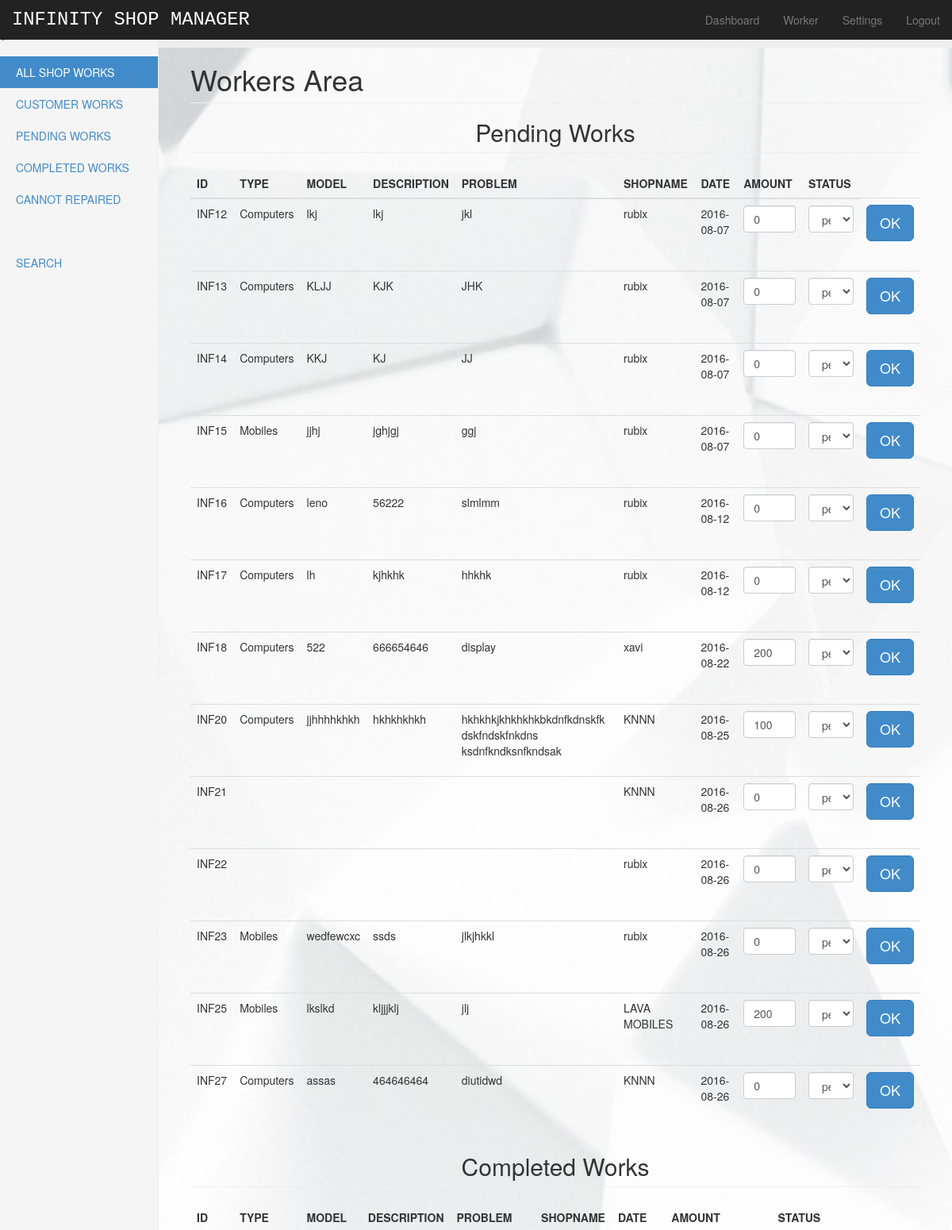
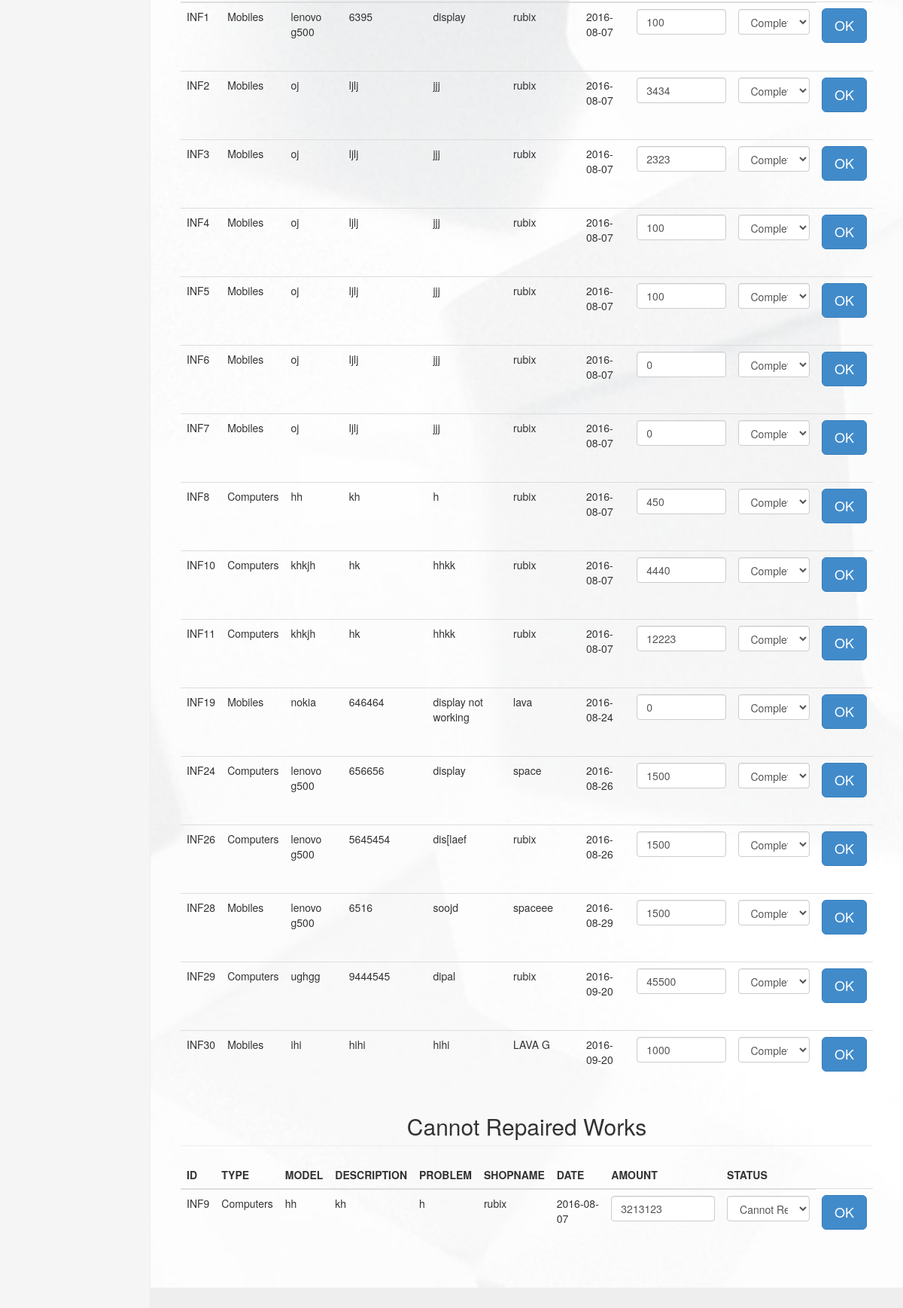
Screenshot of /php/worker.php with the database file from the repository (2 pictures, top to bottom).
### tables this page shows
CREATE TABLE IF NOT EXISTS `works` (
  `id` int(60) NOT NULL AUTO_INCREMENT,
  `type` varchar(60) NOT NULL,
  `model` varchar(60) NOT NULL,
  `description` varchar(60) NOT NULL,
  `problem` varchar(60) NOT NULL,
  `shop_id` int(60) NOT NULL,
  `date` date NOT NULL,
  `amount` int(60) NOT NULL,
  `status` varchar(40) NOT NULL,
  PRIMARY KEY (`id`)
);

CREATE TABLE IF NOT EXISTS `shops` (
  `id` int(50) NOT NULL AUTO_INCREMENT,
  `name` varchar(50) NOT NULL,
  `place` varchar(50) NOT NULL,
  `contact` varchar(20) NOT NULL,
  `balance` int(60) NOT NULL,
  `works_pending` int(20) NOT NULL,
  `total_works_given` int(20) NOT NULL,
  `total_money_given` int(100) NOT NULL,
  PRIMARY KEY (`id`)
);

### php/worker.php (the view, shortened to what this page needs)
<!DOCTYPE html>
<html lang="en">
  <head>
    <link href="css/bootstrap.min.css" rel="stylesheet">
    <link href="css/dashboard.css" rel="stylesheet">
  </head>
  <script src="m/dist/sweetalert.min.js"></script> <link rel="stylesheet" type="text/css" href="m/dist/sweetalert.css">
<body >
    <div class="navbar navbar-inverse navbar-fixed-top" role="navigation">
      <div class="container-fluid">
        <div class="navbar-header">
          <a class="navbar-brand" href="#">INFINITY SHOP MANAGER</a>
        </div>
        <div class="navbar-collapse collapse">
          <ul class="nav navbar-nav navbar-right">
            <li><a class= "active" href="home.php">Dashboard</a></li>
            <li><a href="worker.php">Worker</a></li>
            <li><a href="settings.php">Settings</a></li>
            <li><a href="logout.php">Logout</a></li>
          </ul>
        </div>
      </div>
    </div>
   < <div class="container-fluid">
      <div class="row">
        <div  class="col-sm-3 col-md-2 sidebar" >
          <ul class="nav nav-sidebar">
            <li class="active"><a href="#">ALL SHOP WORKS</a></li>
            <li ><a href="d_works.php">CUSTOMER WORKS</a></li>
            <li><a href="pending.php">PENDING WORKS</a></li>
            <li><a href="completed.php">COMPLETED WORKS</a></li>
            <li><a href="cannot.php">CANNOT REPAIRED</a></li>
            <br><br>
             <li><a href="search.php">SEARCH</a></li>
          </ul>
        </div>
        <div class="col-sm-9 col-sm-offset-3 col-md-10 col-md-offset-2 main" style="background-image:url('images/1.jpg') ;background-repeat: no-repeat; background-position: center;background-size: cover;">
          <h1 class="page-header">Workers Area</h1>
          <center><h2 class="page-header">Pending Works</h1></center>
          <?Php
		            $con=mysqli_connect("localhost","infinity","949510","infinity");
					$q="SELECT * FROM `shops` join `works` on `shops`.id=`works`.shop_id where `works`.status='pending';";
					$res=mysqli_query($con,$q);
					echo "
          <div class='table-responsive'>
            <table class='table table-striped'>
              <thead>
                <tr>
                  <th>ID</th>
                  <th>TYPE</th>
                  <th>MODEL</th>
                  <th>DESCRIPTION</th>
                  <th>PROBLEM</th>
				  <th>SHOPNAME</th>
				 <th>DATE</th>
				  <th>AMOUNT</th>
				   <th>STATUS</th>
                </tr>
              </thead>
              <tbody>";
					while($row=mysqli_fetch_array($res))
					{
						$id=$row['id'];
						$name=$row['name'];
						$type=$row['type'];
						$model=$row['model'];
						$des=$row['description'];
						$pblm=$row['problem'];
						$dte=$row['date'];
						$amnt=$row['amount'];
						$status=$row['status'];
						echo " <form class='form-signin' role='form' action='work_submit.php' method='post'><tr>
                  <td>INF$id</td>
				  <td>$type</td>
                  <td>$model</td>
                  <td>$des</td>
				  <td>$pblm</td>
                <td>  $name</td>
				<td>$dte</td>
                  <td>
        <input type='text' class='form-control' placeholder='$amnt' name='amount' value='$amnt' ><br>
         <input type='hidden' name=id value='$id' ><br>
</td>
                  <td>    <select class='form-control' class='form-control' name='status' required > <option >$status
    </option  >";
	  echo "
	</select>
</td>       <td>
         <button class='btn btn-lg btn-primary btn-block' type='submit'>OK</button>
</form>
</td>
                </tr>";
					}
?>
              </tbody>
            </table>
</div>
<center><h2 class="page-header">Completed Works</h1></center>
          <?Php
		            $con=mysqli_connect("localhost","infinity","949510","infinity");
					$q="SELECT * FROM `shops` join `works` on `shops`.id=`works`.shop_id where `works`.status='Completed';";
					$res=mysqli_query($con,$q);
					echo "
          <div class='table-responsive'>
            <table class='table table-striped'>
              <thead>
                <tr>
                  <th>ID</th>
                  <th>TYPE</th>
                  <th>MODEL</th>
                  <th>DESCRIPTION</th>
                  <th>PROBLEM</th>
				  <th>SHOPNAME</th>
				 <th>DATE</th>
				  <th>AMOUNT</th>
				   <th>STATUS</th>
                </tr>
              </thead>
              <tbody>";
					while($row=mysqli_fetch_array($res))
					{
						$id=$row['id'];
						$name=$row['name'];
						$type=$row['type'];
						$model=$row['model'];
						$des=$row['description'];
						$pblm=$row['problem'];
						$dte=$row['date'];
						$amnt=$row['amount'];
						$status=$row['status'];
						echo " <form class='form-signin' role='form' action='work_submit.php' method='post'><tr>
                  <td>INF$id</td>
				  <td>$type</td>
                  <td>$model</td>
                  <td>$des</td>
				  <td>$pblm</td>
                <td>  $name</td>
				<td>$dte</td>
                  <td>
        <input type='text' class='form-control' placeholder='$amnt' name='amount' value='$amnt' ><br>
         <input type='hidden' name=id value='$id' ><br>
</td>
                  <td>    <select class='form-control' class='form-control' name='status' required > <option value='$status'>$status
    </option  >";
	  echo "
	</select>
</td>       <td>
         <button class='btn btn-lg btn-primary btn-block' type='submit'>OK</button>
</form>
</td>
                </tr>";
					}
?>
              </tbody>
            </table>
            <center><h2 class="page-header">Cannot Repaired Works</h1></center>
          <?Php
		            $con=mysqli_connect("localhost","infinity","949510","infinity");
					$q="SELECT * FROM `shops` join `works` on `shops`.id=`works`.shop_id where `works`.status='Cannot Repaired';";
					$res=mysqli_query($con,$q);
					echo "
          <div class='table-responsive'>
            <table class='table table-striped'>
              <thead>
                <tr>
                  <th>ID</th>
                  <th>TYPE</th>
                  <th>MODEL</th>
                  <th>DESCRIPTION</th>
                  <th>PROBLEM</th>
				  <th>SHOPNAME</th>
				 <th>DATE</th>
				  <th>AMOUNT</th>
				   <th>STATUS</th>
                </tr>
              </thead>
              <tbody>";
					while($row=mysqli_fetch_array($res))
					{
						$id=$row['id'];
						$name=$row['name'];
						$type=$row['type'];
						$model=$row['model'];
						$des=$row['description'];
						$pblm=$row['problem'];
						$dte=$row['date'];
						$amnt=$row['amount'];
						$status=$row['status'];
						echo " <form class='form-signin' role='form' action='work_submit.php' method='post'><tr>
                  <td>INF$id</td>
				  <td>$type</td>
                  <td>$model</td>
                  <td>$des</td>
				  <td>$pblm</td>
                <td>  $name</td>
				<td>$dte</td>
                  <td>
        <input type='text' class='form-control' placeholder='$amnt' name='amount' value='$amnt' ><br>
         <input type='hidden' name=id value='$id' ><br>
</td>
                  <td>    <select class='form-control' class='form-control' name='status' required > <option value='$status'>$status
    </option  >";
	  echo "
	</select>
</td>       <td>
         <button class='btn btn-lg btn-primary btn-block' type='submit'>OK</button>
</form>
</td>
                </tr>";
					}
?>
              </tbody>
            </table>
  </body>
</html>

### php/css/dashboard.css (style rules this page uses)
body { padding-top: 50px; }
.navbar-fixed-top { border: 0; }
.navbar-brand { font-family: monospace; font-size: 170%; color: white; }
.sidebar { display: none; }
@media (min-width: 768px) { .sidebar { position: fixed; top: 51px; bottom: 0; left: 0; z-index: 1000; display: block; padding: 20px; overflow-x: hidden; overflow-y: auto; background-color: #f5f5f5; border-right: 1px solid #eee; } }
.nav-sidebar { margin-right: -21px; margin-bottom: 20px; margin-left: -20px; }
.nav-sidebar > li > a { padding-right: 20px; padding-left: 20px; }
.nav-sidebar > .active > a, .nav-sidebar > .active > a:hover, .nav-sidebar > .active > a:focus { color: #fff; background-color: #428bca; }
.main { padding: 20px; }
@media (min-width: 768px) { .main { padding-right: 40px; padding-left: 40px; } }
.main .page-header { margin-top: 0; }
body { padding-top: 40px; padding-bottom: 40px; background-color: #eee; }
.form-signin { max-width: 730px; padding: 15px; margin: 0 auto; }

### rows the page displays
works: id "12", type "Computers", model "lkj", description "lkj", problem "jkl", shop.name "rubix", date "2016-08-07", amount "0", status "pending"
works: id "13", type "Computers", model "KLJJ", description "KJK", problem "JHK", shop.name "rubix", date "2016-08-07", amount "0", status "pending"
works: id "14", type "Computers", model "KKJ", description "KJ", problem "JJ", shop.name "rubix", date "2016-08-07", amount "0", status "pending"
works: id "15", type "Mobiles", model "jjhj", description "jghjgj", problem "ggj", shop.name "rubix", date "2016-08-07", amount "0", status "pending"
works: id "16", type "Computers", model "leno", description "56222", problem "slmlmm", shop.name "rubix", date "2016-08-12", amount "0", status "pending"
works: id "17", type "Computers", model "lh", description "kjhkhk", problem "hhkhk", shop.name "rubix", date "2016-08-12", amount "0", status "pending"
works: id "18", type "Computers", model "522", description "666654646", problem "display", shop.name "xavi", date "2016-08-22", amount "200", status "pending"
works: id "20", type "Computers", model "jjhhhhkhkh", description "hkhkhkhkh", problem "hkhkhkjkhkhkhkbkdnfkdnskfk dskfndskfnkdns ksdnfkndksnfkndsak", shop.name "KNNN", date "2016-08-25", amount "100", status "pending"
works: id "21", shop.name "KNNN", date "2016-08-26", amount "0", status "pending"
works: id "22", shop.name "rubix", date "2016-08-26", amount "0", status "pending"
works: id "23", type "Mobiles", model "wedfewcxc", description "ssds", problem "jlkjhkkl", shop.name "rubix", date "2016-08-26", amount "0", status "pending"
works: id "25", type "Mobiles", model "lkslkd", description "kljjjklj", problem "jlj", shop.name "LAVA MOBILES", date "2016-08-26", amount "200", status "pending"
works: id "27", type "Computers", model "assas", description "464646464", problem "diutidwd", shop.name "KNNN", date "2016-08-26", amount "0", status "pending"
works: id "1", type "Mobiles", model "lenovo g500", description "6395", problem "display", shop.name "rubix", date "2016-08-07", amount "100", status "Completed"
works: id "2", type "Mobiles", model "oj", description "ljlj", problem "jjj", shop.name "rubix", date "2016-08-07", amount "3434", status "Completed"
works: id "3", type "Mobiles", model "oj", description "ljlj", problem "jjj", shop.name "rubix", date "2016-08-07", amount "2323", status "Completed"
works: id "4", type "Mobiles", model "oj", description "ljlj", problem "jjj", shop.name "rubix", date "2016-08-07", amount "100", status "Completed"
works: id "5", type "Mobiles", model "oj", description "ljlj", problem "jjj", shop.name "rubix", date "2016-08-07", amount "100", status "Completed"
works: id "6", type "Mobiles", model "oj", description "ljlj", problem "jjj", shop.name "rubix", date "2016-08-07", amount "0", status "Completed"
works: id "7", type "Mobiles", model "oj", description "ljlj", problem "jjj", shop.name "rubix", date "2016-08-07", amount "0", status "Completed"
works: id "8", type "Computers", model "hh", description "kh", problem "h", shop.name "rubix", date "2016-08-07", amount "450", status "Completed"
works: id "10", type "Computers", model "khkjh", description "hk", problem "hhkk", shop.name "rubix", date "2016-08-07", amount "4440", status "Completed"
works: id "11", type "Computers", model "khkjh", description "hk", problem "hhkk", shop.name "rubix", date "2016-08-07", amount "12223", status "Completed"
works: id "19", type "Mobiles", model "nokia", description "646464", problem "display not working", shop.name "lava", date "2016-08-24", amount "0", status "Completed"
works: id "24", type "Computers", model "lenovo g500", description "656656", problem "display", shop.name "space", date "2016-08-26", amount "1500", status "Completed"
works: id "26", type "Computers", model "lenovo g500", description "5645454", problem "dis[laef", shop.name "rubix", date "2016-08-26", amount "1500", status "Completed"
works: id "28", type "Mobiles", model "lenovo g500", description "6516", problem "soojd", shop.name "spaceee", date "2016-08-29", amount "1500", status "Completed"
works: id "29", type "Computers", model "ughgg", description "9444545", problem "dipal", shop.name "rubix", date "2016-09-20", amount "45500", status "Completed"
works: id "30", type "Mobiles", model "ihi", description "hihi", problem "hihi", shop.name "LAVA G", date "2016-09-20", amount "1000", status "Completed"
works: id "9", type "Computers", model "hh", description "kh", problem "h", shop.name "rubix", date "2016-08-07", amount "3213123", status "Cannot Repaired"
